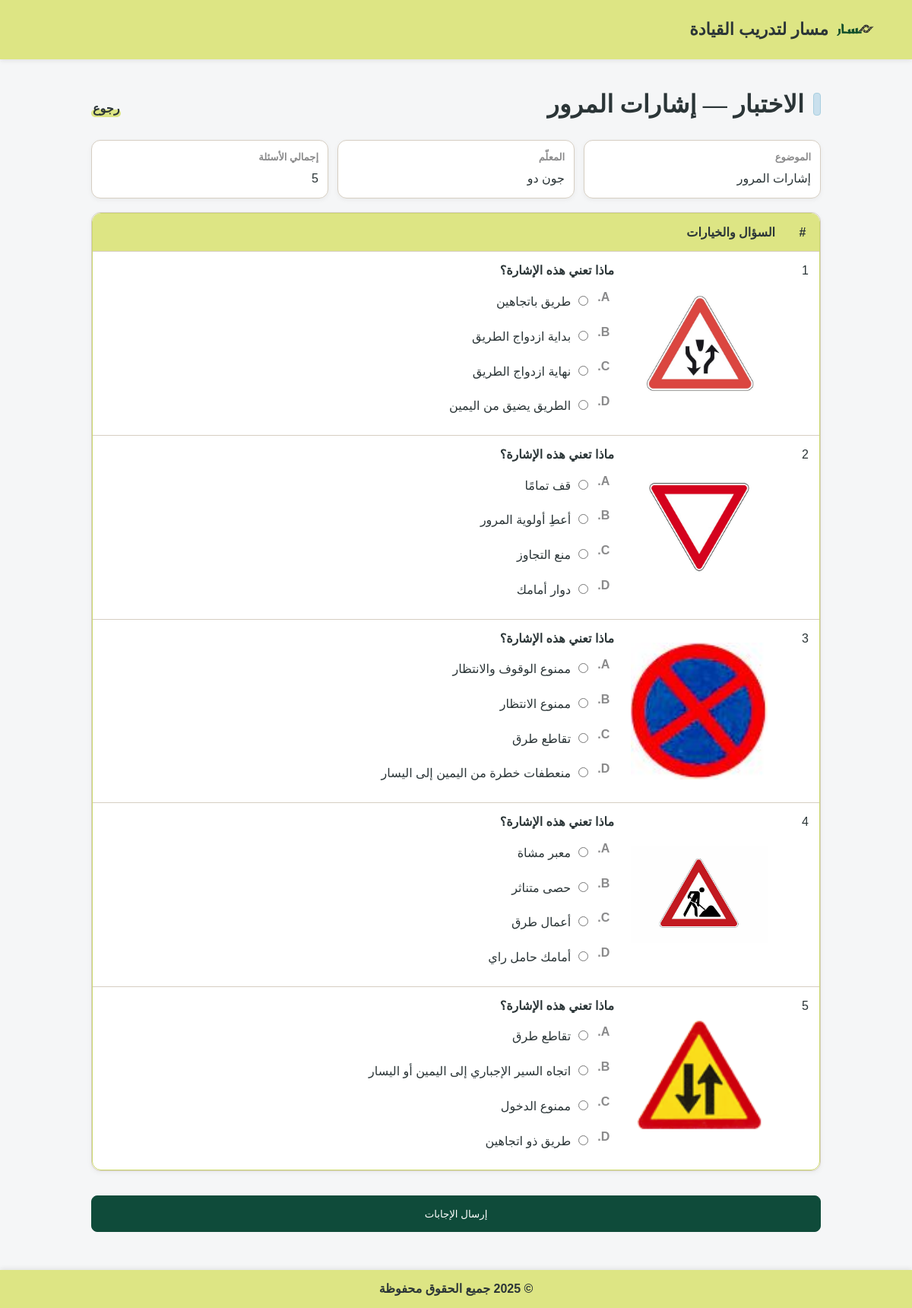
Page /Masar_G2/TakeQuiz.php?quizID=1 (signed in) on the committed database.
### tables this page shows
CREATE TABLE `user` (
  `id` int NOT NULL,
  `firstName` varchar(100) NOT NULL,
  `lastName` varchar(100) NOT NULL,
  `emailAddress` varchar(150) NOT NULL,
  `password` varchar(255) NOT NULL,
  `photoFileName` varchar(255) DEFAULT 'images/default-profile.png',
  `userType` enum('learner','educator') NOT NULL
);

CREATE TABLE `topic` (
  `id` int NOT NULL,
  `topicName` varchar(150) NOT NULL
);

CREATE TABLE `quizquestion` (
  `id` int NOT NULL,
  `quizID` int NOT NULL,
  `question` text NOT NULL,
  `questionFigureFileName` varchar(255) DEFAULT NULL,
  `answerA` text NOT NULL,
  `answerB` text NOT NULL,
  `answerC` text NOT NULL,
  `answerD` text NOT NULL,
  `correctAnswer` enum('A','B','C','D') NOT NULL
);

### Masar_G2/TakeQuiz.php (the view, shortened to what this page needs)
<!DOCTYPE html>
<html lang="ar" dir="rtl">
<?php
require 'connection.php';
$qID = isset($_GET['quizID']) ? (int)$_GET['quizID'] : 0;
?>
<head>
  <link rel="stylesheet" href="common.css">
</head>
<body>
  <header>
    <div class="header-container">
      <div class="logo">
        <img src="images/logo.png" alt="شعار الموقع">
        <span>مسار لتدريب القيادة</span>
      </div>
    </div>
  </header>
  <div class="container">
    <div class="quiz-header">
      <h1 class="section-title"><span class="accent"></span> الاختبار — إشارات المرور</h1>
      <div class="link-group">
        <a href="Learner.php" class="hl-link">رجوع</a>
      </div>
    </div>
    <div class="quiz-meta">
      <?php
        $countQuery   = "SELECT COUNT(*) AS total FROM quizquestion WHERE quizID = {$qID}";
        $countResult  = mysqli_query($connection, $countQuery);
        $countRow     = mysqli_fetch_assoc($countResult);
        $questionCount= (int)($countRow['total'] ?? 0);
        $displayCount = ($questionCount >= 5) ? 5 : $questionCount;
        $quizInfo = "SELECT u.firstName, u.lastName, t.topicName
                     FROM quiz q
                     JOIN user  u ON q.educatorID = u.id
                     JOIN topic t ON q.topicID    = t.id
                     WHERE q.id = {$qID}";
        if ($result = mysqli_query($connection,$quizInfo)){
          if ($row = mysqli_fetch_assoc($result)){
            echo '<div class="meta-box"><strong>الموضوع</strong><div>'.$row['topicName'].'</div></div>';
            echo '<div class="meta-box"><strong>المعلّم</strong><div>'.$row['firstName'].' '.$row['lastName'].'</div></div>';
            echo '<div class="meta-box"><strong>إجمالي الأسئلة</strong><div>'.$displayCount.'</div></div>';
          }
        }
      ?>
    </div>
    <form action="quiz-score.php" method="POST">
      <section class="section">
        <div class="card table-card">
          <div class="table-wrap">
            <table>
              <thead>
                <tr>
                  <th class="col-num">#</th>
                  <th>السؤال والخيارات</th>
                </tr>
              </thead>
              <tbody>
                <?php
                  $randquestions = ($questionCount <= 5)
                    ? "SELECT * FROM quizquestion WHERE quizID={$qID} ORDER BY RAND()"
                    : "SELECT * FROM quizquestion WHERE quizID={$qID} ORDER BY RAND() LIMIT 5";
                  if ($result = mysqli_query($connection, $randquestions)) {
                    $questionNum = 1;
                    while ($row = mysqli_fetch_assoc($result)) {
                      $qid   = (int)$row['id'];
                      $qtext = $row['question'];
                      $a = $row['answerA'];
                      $b = $row['answerB'] ;
                      $c = $row['answerC'] ;
                      $d = $row['answerD'] ;
                      echo '<tr id="q'.$questionNum.'">';
                      echo '<td>'.$questionNum.'</td>';
                      echo '<td>';
                      echo '<div class="q-item has-media">';
                      if (!empty($row['questionFigureFileName'])) {
                        $img = $row['questionFigureFileName'];
                        echo '<div class="q-media tall"><img class="q-img" src="'.$img.'" loading="lazy" decoding="async"></div>';
                      }
                      echo '<div class="q-body">';
                      echo '<div class="q-title">'.$qtext.'</div>';
                      echo '<ol class="choices">';
                      $name = 'answers['.$qid.']';
                      echo '<li><label><input type="radio" name="'.$name.'" value="A" required> '.$a.'</label></li>';
                      echo '<li><label><input type="radio" name="'.$name.'" value="B"> '.$b.'</label></li>';
                      echo '<li><label><input type="radio" name="'.$name.'" value="C"> '.$c.'</label></li>';
                      echo '<li><label><input type="radio" name="'.$name.'" value="D"> '.$d.'</label></li>';
                      echo '</ol></div></div></td></tr>';
                      $questionNum++;
                    }
                  } else {
                    echo '<tr><td colspan="2">لا توجد أسئلة لهذا الاختبار.</td></tr>';
                  }
                ?>
              </tbody>
            </table>
          </div>
        </div>
      </section>
      <div class="submit-button-div">
        <button type="submit" class="btn primary btn-full" style="height:3rem;">إرسال الإجابات</button>
      </div>
    </form>
  </div>
  <footer>&copy; 2025 جميع الحقوق محفوظة</footer>
</body>
</html>

### Masar_G2/common.css (style rules this page uses)
* { box-sizing:border-box }
header { background: #DDE584; padding: 14px 20px; box-shadow: 0 2px 6px rgba(0, 0, 0, 0.08); margin-bottom: 20px; }
.header-container { display: flex; align-items: center; justify-content: space-between; max-width: 1100px; margin: 0 auto; }
header .logo { display: flex; align-items: center; gap: 10px; font-size: 22px; font-weight: bold; color: #2B3537; }
header img { width: 50px; height: 50px; object-fit: contain; border: none; }
html { scroll-behavior:smooth }
body { margin:0; direction:rtl; font-family:Arial,"Segoe UI",Tahoma,sans-serif; background:#F5F6F7; color:#2B3537; font-size:16px; line-height:1.6; }
h1,h2,h3 { font-family:Georgia,"Times New Roman",serif;font-weight:800;letter-spacing:.2px;margin:0 }
a { color:#2B3537;text-decoration:none }
img { max-width:100%;display:block }
.container { max-width:1000px;margin:auto;padding:20px }
.section { margin-top:18px }
.section-title { display:flex;align-items:center;gap:12px; margin:0 0 12px; font-weight:800; color:#2B3537; line-height:1.2; }
.section-title .accent { width:10px;height:30px;border-radius:4px; background:#C9E0ED; border:1px solid #A9CFE0; }
.hl-link,.logout-link { position:relative; font-weight:800; padding:0 2px; display:inline-block }
.hl-link::after,.logout-link::after { content:""; position:absolute; inset:auto 0 .15em 0; height:.6em; background:#DDE584; border-radius:10px; z-index:-1; }
.btn { display:inline-flex;align-items:center;gap:8px; padding:10px 14px;border:1px solid #D6CEC2;border-radius:8px; background:#fff;color:#2B3537;cursor:pointer;transition:.2s;text-decoration:none }
.btn.primary { background:#0F4B3A;color:#fff;border-color:#0F4B3A }
.btn-full { display:block;width:100% }
.card { background:#fff;border:1px solid #D6CEC2;border-radius:12px; padding:14px;box-shadow:0 2px 6px rgba(0,0,0,.05) }
table { width:100%;border-collapse:separate;border-spacing:0 }
th,td { padding:12px 14px;border-bottom:1px solid #D6CEC2;vertical-align:top;text-align:right }
thead th { background:#DDE584;color:#2B3537;font-weight:800 }
.table-card { padding:0 }
.table-wrap { border-radius:12px;overflow:hidden;border:1px solid #CCD86E }
.table-wrap tbody tr:last-child td { border-bottom:none }
.q-item { display:block }
.q-item.has-media { display:grid; grid-template-columns:200px 1fr; gap:12px; align-items:stretch; }
.q-media.tall { width:200px;height:100%; background:transparent;border:none;border-radius:12px; overflow:hidden;display:flex;align-items:center;justify-content:center; }
.q-media.tall .q-img { width:100%;height:100%; object-fit:contain; object-position:center; max-height:100%; padding:10px; border:none;border-radius:12px; }
.q-img { display:block;max-width:100%;height:auto;border:0 }
.choices { list-style:none;margin:8px 0 0;padding:0;counter-reset:choice }
.choices li { position:relative;margin:6px 0; padding:.38rem 1.9rem .38rem .5rem; border:1px solid transparent;border-radius:6px;line-height:1.6 }
.choices li::marker { content:"" }
.choices li::before { counter-increment:choice;content:counter(choice, upper-alpha) "."; position:absolute;right:0;top:0;width:1.6rem;text-align:center;color:#8A8A8B;font-weight:600;line-height:1.6 }
footer { background: #DDE584; padding: 12px 20px; margin-top: 30px; box-shadow: 0 -2px 6px rgba(0,0,0,0.08); text-align: center; font-weight: 600; color: #2B3537; }

### Masar_G2/TakeQuiz.php (style rules this page uses)
.quiz-header { display:flex;justify-content:space-between;align-items:center;margin-bottom:16px }
.link-group { display:flex;gap:16px;flex-wrap:wrap }
.quiz-meta { display:grid;grid-template-columns:repeat(3,1fr);gap:12px;margin-bottom:16px }
.meta-box { background:#fff;border:1px solid #D6CEC2;border-radius:12px;padding:12px;box-shadow:0 2px 6px rgba(0,0,0,.05) }
.meta-box strong { display:block;font-size:13px;color:#8A8A8B;margin-bottom:4px }
.col-num { width:44px;text-align:center }
.q-title { font-weight:700 }
.submit-button-div { padding-top:2rem;display:flex;justify-content:center }

### rows in the picture
user: topic.topicName "إشارات المرور", firstName "جون", lastName "دو"
quizquestion: questionFigureFileName (picture), question "ماذا تعني هذه الإشارة؟", answerA "طريق باتجاهين", answerB "بداية ازدواج الطريق", answerC "نهاية ازدواج الطريق", answerD "الطريق يضيق من اليمين"
quizquestion: questionFigureFileName (picture), question "ماذا تعني هذه الإشارة؟", answerA "قف تمامًا", answerB "أعطِ أولوية المرور", answerC "منع التجاوز", answerD "دوار أمامك"
quizquestion: questionFigureFileName (picture), question "ماذا تعني هذه الإشارة؟", answerA "ممنوع الوقوف والانتظار", answerB "ممنوع الانتظار", answerC "تقاطع طرق", answerD "منعطفات خطرة من اليمين إلى اليسار"
quizquestion: questionFigureFileName (picture), question "ماذا تعني هذه الإشارة؟", answerA "معبر مشاة", answerB "حصى متناثر", answerC "أعمال طرق", answerD "أمامك حامل راي"
quizquestion: questionFigureFileName (picture), question "ماذا تعني هذه الإشارة؟", answerA "تقاطع طرق", answerB "اتجاه السير الإجباري إلى اليمين أو اليسار", answerC "ممنوع الدخول", answerD "طريق ذو اتجاهين"

### other values in the picture
$displayCount "5"
